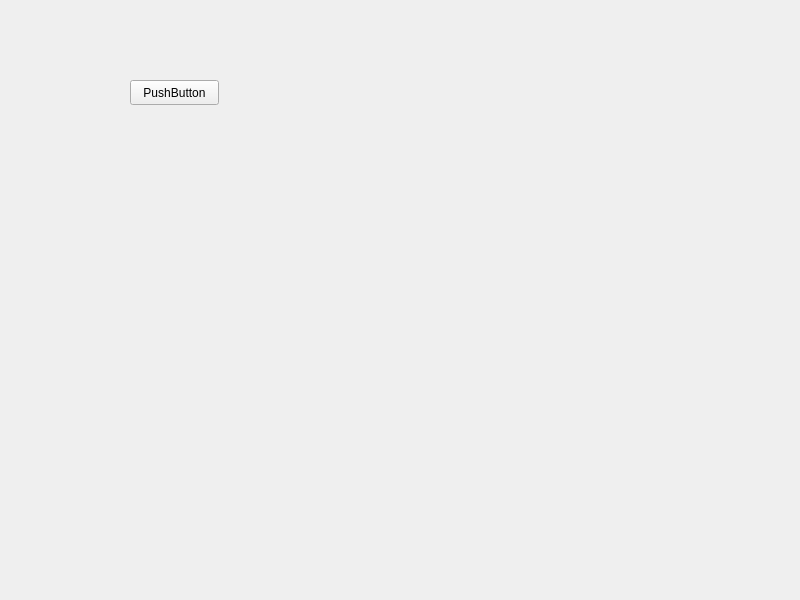
<?xml version="1.0" encoding="UTF-8"?>
<ui version="4.0">
 <class>Widget</class>
 <widget class="QWidget" name="Widget">
  <property name="geometry">
   <rect>
    <x>0</x>
    <y>0</y>
    <width>800</width>
    <height>600</height>
   </rect>
  </property>
  <property name="windowTitle">
   <string>Widget</string>
  </property>
  <widget class="QPushButton" name="pushButton">
   <property name="geometry">
    <rect>
     <x>130</x>
     <y>80</y>
     <width>89</width>
     <height>25</height>
    </rect>
   </property>
   <property name="text">
    <string>PushButton</string>
   </property>
  </widget>
 </widget>
 <resources/>
 <connections/>
</ui>
